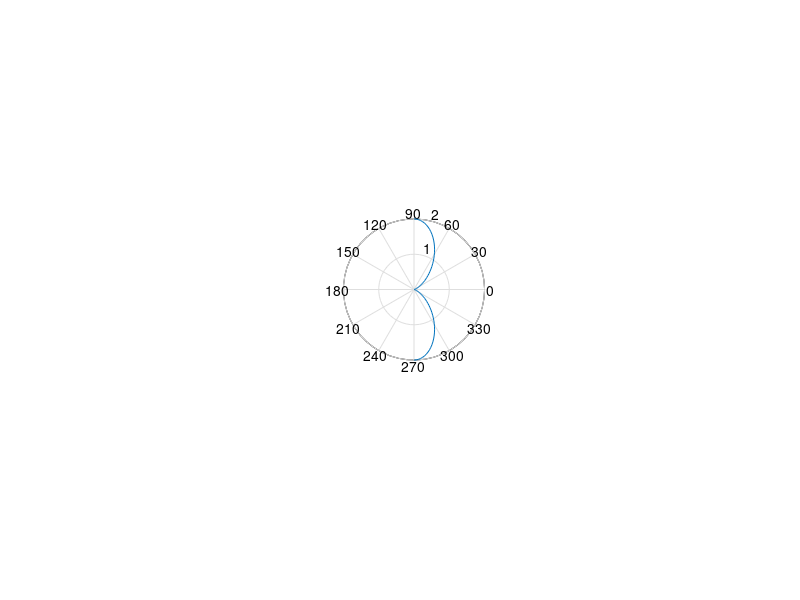

Here is the MATLAB script that generated this plot:
%This program print pattern for Short and any monopole Antenna by giving the length of your Dipole 
clc; 
clear all; 
close all; 
lamda=input('enter the value of wave length= '); 
l=input('enter your monopole length l= '); 
ratio=l/lamda; 
B=(2*pi/lamda); 
theta= -pi/2:pi/100:pi/2; 
if ratio<= 0.1      %check if Short Dipole 
  E=sin(theta); 
  En=abs(E); 
  subplot(2,3,1); 
  polar(theta,En); %This plot polar pattern in plane which dipole appear as line 
else %check if not short dipole 
  f1=cos(B*l/2.*cos(theta)); 
  f2=cos(B*l/2); 
  f3=sin(theta); 
  E=(f1-f2)./f3; 
  En=abs(E); 
  subplot(1,3,2); 
polar(theta,En); %This plot polar pattern in plane which dipole appear as line
end 